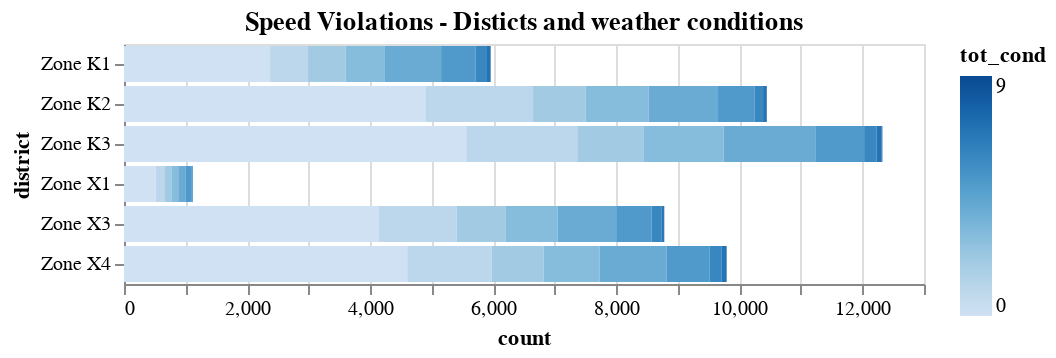

Here is the notebook cell this chart was saved with:
### Code cell
# Visualization
alt.Chart(policia_zone_speed_violations_weather.to_pandas()).mark_bar().encode(
    alt.Y('district'),
    alt.X('count'),
    alt.Color('tot_cond')
).properties(

    title='Speed Violations - Disticts and weather conditions'
)

### Figure 1 — Vega-Lite specification as saved in the notebook (floating-point values rounded to 4 significant figures)
{"config": {"view": {"continuousWidth": 400, "continuousHeight": 300}}, "data": {"name": "data-49cc6d0c1cae3d023a716bf45008fc65"}, "mark": "bar", "encoding": {"color": {"type": "quantitative", "field": "tot_cond"}, "x": {"type": "quantitative", "field": "count"}, "y": {"type": "nominal", "field": "district"}}, "title": "Speed Violations - Disticts and weather conditions", "$schema": "https://vega.github.io/schema/vega-lite/v4.8.1.json", "datasets": {"data-49cc6d0c1cae3d023a716bf45008fc65": [{"district": "Zone K1", "tot_cond": 0.0, "count": 2374, "group_tot": 5960, "prop": 0.3983}, {"district": "Zone K1", "tot_cond": 1.0, "count": 617, "group_tot": 5960, "prop": 0.1035}, {"district": "Zone K1", "tot_cond": 2.0, "count": 612, "group_tot": 5960, "prop": 0.1027}, {"district": "Zone K1", "tot_cond": 3.0, "count": 627, "group_tot": 5960, "prop": 0.1052}, {"district": "Zone K1", "tot_cond": 4.0, "count": 923, "group_tot": 5960, "prop": 0.1549}, {"district": "Zone K1", "tot_cond": 5.0, "count": 563, "group_tot": 5960, "prop": 0.09446}, {"district": "Zone K1", "tot_cond": 6.0, "count": 183, "group_tot": 5960, "prop": 0.0307}, {"district": "Zone K1", "tot_cond": 7.0, "count": 58, "group_tot": 5960, "prop": 0.009732}, {"district": "Zone K1", "tot_cond": 8.0, "count": 2, "group_tot": 5960, "prop": 0.0003356}, {"district": "Zone K1", "tot_cond": 9.0, "count": 1, "group_tot": 5960, "prop": 0.0001678}, {"district": "Zone K2", "tot_cond": 0.0, "count": 4897, "group_tot": 10448, "prop": 0.4687}, {"district": "Zone K2", "tot_cond": 1.0, "count": 1750, "group_tot": 10448, "prop": 0.1675}, {"district": "Zone K2", "tot_cond": 2.0, "count": 857, "group_tot": 10448, "prop": 0.08203}, {"district": "Zone K2", "tot_cond": 3.0, "count": 1023, "group_tot": 10448, "prop": 0.09791}, {"district": "Zone K2", "tot_cond": 4.0, "count": 1126, "group_tot": 10448, "prop": 0.1078}, {"district": "Zone K2", "tot_cond": 5.0, "count": 590, "group_tot": 10448, "prop": 0.05647}, {"district": "Zone K2", "tot_cond": 6.0, "count": 142, "group_tot": 10448, "prop": 0.01359}, {"district": "Zone K2", "tot_cond": 7.0, "count": 56, "group_tot": 10448, "prop": 0.00536}, {"district": "Zone K2", "tot_cond": 8.0, "count": 1, "group_tot": 10448, "prop": 9.571e-05}, {"district": "Zone K2", "tot_cond": 9.0, "count": 6, "group_tot": 10448, "prop": 0.0005743}, {"district": "Zone K3", "tot_cond": 0.0, "count": 5560, "group_tot": 12323, "prop": 0.4512}, {"district": "Zone K3", "tot_cond": 1.0, "count": 1805, "group_tot": 12323, "prop": 0.1465}, {"district": "Zone K3", "tot_cond": 2.0, "count": 1075, "group_tot": 12323, "prop": 0.08724}, {"district": "Zone K3", "tot_cond": 3.0, "count": 1303, "group_tot": 12323, "prop": 0.1057}, {"district": "Zone K3", "tot_cond": 4.0, "count": 1500, "group_tot": 12323, "prop": 0.1217}, {"district": "Zone K3", "tot_cond": 5.0, "count": 784, "group_tot": 12323, "prop": 0.06362}, {"district": "Zone K3", "tot_cond": 6.0, "count": 200, "group_tot": 12323, "prop": 0.01623}, {"district": "Zone K3", "tot_cond": 7.0, "count": 86, "group_tot": 12323, "prop": 0.006979}, {"district": "Zone K3", "tot_cond": 8.0, "count": 4, "group_tot": 12323, "prop": 0.0003246}, {"district": "Zone K3", "tot_cond": 9.0, "count": 6, "group_tot": 12323, "prop": 0.0004869}, {"district": "Zone X1", "tot_cond": 0.0, "count": 515, "group_tot": 1119, "prop": 0.4602}, {"district": "Zone X1", "tot_cond": 1.0, "count": 141, "group_tot": 1119, "prop": 0.126}, {"district": "Zone X1", "tot_cond": 2.0, "count": 113, "group_tot": 1119, "prop": 0.101}, {"district": "Zone X1", "tot_cond": 3.0, "count": 112, "group_tot": 1119, "prop": 0.1001}, {"district": "Zone X1", "tot_cond": 4.0, "count": 115, "group_tot": 1119, "prop": 0.1028}, {"district": "Zone X1", "tot_cond": 5.0, "count": 98, "group_tot": 1119, "prop": 0.08758}, {"district": "Zone X1", "tot_cond": 6.0, "count": 22, "group_tot": 1119, "prop": 0.01966}, {"district": "Zone X1", "tot_cond": 7.0, "count": 3, "group_tot": 1119, "prop": 0.002681}, {"district": "Zone X3", "tot_cond": 0.0, "count": 4135, "group_tot": 8779, "prop": 0.471}, {"district": "Zone X3", "tot_cond": 1.0, "count": 1268, "group_tot": 8779, "prop": 0.1444}, {"district": "Zone X3", "tot_cond": 2.0, "count": 803, "group_tot": 8779, "prop": 0.09147}, {"district": "Zone X3", "tot_cond": 3.0, "count": 839, "group_tot": 8779, "prop": 0.09557}, {"district": "Zone X3", "tot_cond": 4.0, "count": 954, "group_tot": 8779, "prop": 0.1087}, {"district": "Zone X3", "tot_cond": 5.0, "count": 573, "group_tot": 8779, "prop": 0.06527}, {"district": "Zone X3", "tot_cond": 6.0, "count": 160, "group_tot": 8779, "prop": 0.01823}, {"district": "Zone X3", "tot_cond": 7.0, "count": 42, "group_tot": 8779, "prop": 0.004784}, {"district": "Zone X3", "tot_cond": 8.0, "count": 1, "group_tot": 8779, "prop": 0.0001139}, {"district": "Zone X3", "tot_cond": 9.0, "count": 4, "group_tot": 8779, "prop": 0.0004556}, {"district": "Zone X4", "tot_cond": 0.0, "count": 4602, "group_tot": 9795, "prop": 0.4698}, {"district": "Zone X4", "tot_cond": 1.0, "count": 1375, "group_tot": 9795, "prop": 0.1404}, {"district": "Zone X4", "tot_cond": 2.0, "count": 842, "group_tot": 9795, "prop": 0.08596}, {"district": "Zone X4", "tot_cond": 3.0, "count": 909, "group_tot": 9795, "prop": 0.0928}, {"district": "Zone X4", "tot_cond": 4.0, "count": 1092, "group_tot": 9795, "prop": 0.1115}, {"district": "Zone X4", "tot_cond": 5.0, "count": 698, "group_tot": 9795, "prop": 0.07126}, {"district": "Zone X4", "tot_cond": 6.0, "count": 196, "group_tot": 9795, "prop": 0.02001}, {"district": "Zone X4", "tot_cond": 7.0, "count": 77, "group_tot": 9795, "prop": 0.007861}, {"district": "Zone X4", "tot_cond": 8.0, "count": 1, "group_tot": 9795, "prop": 0.0001021}, {"district": "Zone X4", "tot_cond": 9.0, "count": 3, "group_tot": 9795, "prop": 0.0003063}]}}
